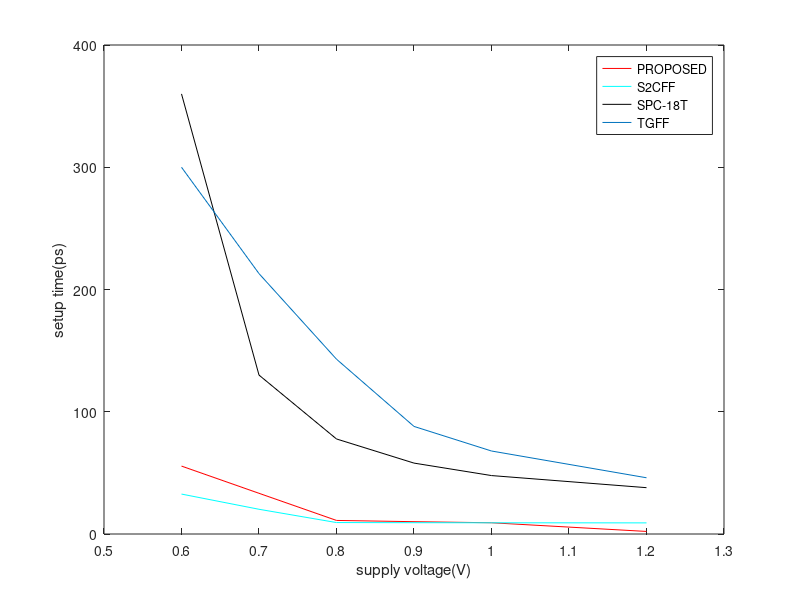
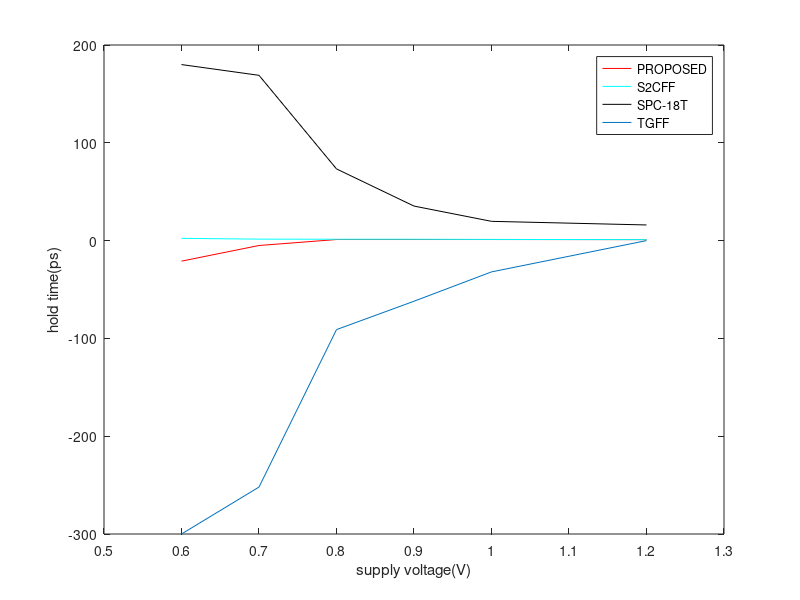
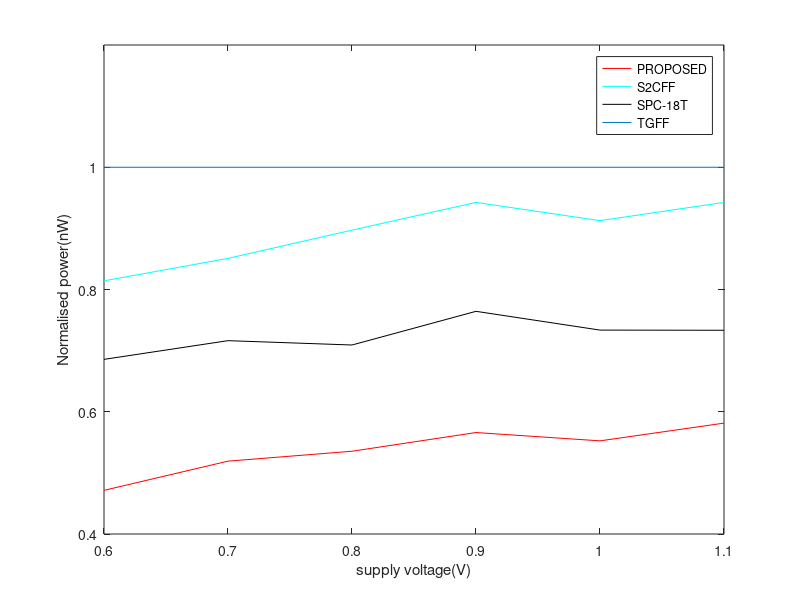
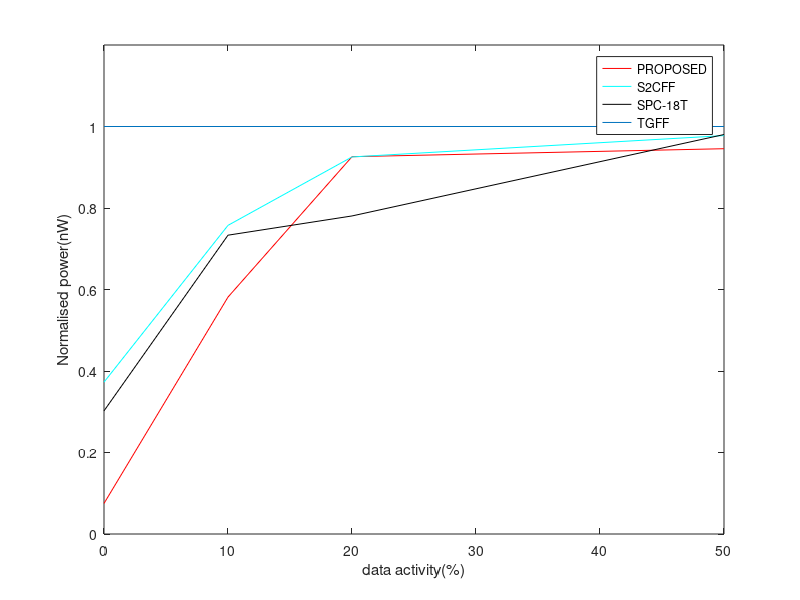

The MATLAB source for these figures, in order:
clc
clear all

su_vol=[ 0.6 0.7 0.8 0.9 1 1.2];
s_pro=[55.56 33.3 11.1 10.08 9.2 2.1];
h_pro=[-21 -5 1.1 1.1 1.1 1 ];
s_s2cff=[32.67 20.23 9.36 9.25 9.18 9.10];
h_s2cff=[2.3 1.5 1.4 1.4 1.2 1];
s_spc=[360 130 77.74 58 47.8 37.9];
h_spc=[180 169 73.3 35.3 19.7 16];
s_tgff=[300 213 143 88 67.89 46];
h_tgff=[-300 -252 -91 -62 -32 0];

n=1;
figure(n)
n=n+1;
plot(su_vol,s_pro,'r')
hold on
plot(su_vol,s_s2cff,'cyan')
plot(su_vol,s_spc,'black')
plot(su_vol,s_tgff)
hold off
legend('PROPOSED' , 'S2CFF' ,'SPC-18T','TGFF');
xlabel('supply voltage(V)')
ylabel('setup time(ps)')

figure(n)
n=n+1;
plot(su_vol,h_pro,'r')
hold on
plot(su_vol,h_s2cff,'cyan')
plot(su_vol,h_spc,'black')
plot(su_vol,h_tgff)
hold off
legend('PROPOSED' , 'S2CFF' ,'SPC-18T','TGFF');
xlabel('supply voltage(V)')
ylabel('hold time(ps)')
%ylim([-100 200])

np_pro=[0.4714 0.5192 0.5354 0.5660 0.5524 0.5814 ];
np_s2cff=[0.8142 0.8509 0.8971 0.9425 0.9126 0.9425];
np_spc=[0.6857 0.7163 0.7092 0.7643 0.7336 0.7333];
np_tgff=[1 1 1 1 1 1];
supply_vol=[0.6 0.7 0.8 0.9 1 1.1];


figure(n)
n=n+1;
plot(supply_vol,np_pro,'r')
hold on
plot(supply_vol,np_s2cff,'cyan')
plot(supply_vol,np_spc,'black')
plot(supply_vol,np_tgff)
hold off
legend('PROPOSED' , 'S2CFF' ,'SPC-18T','TGFF');
xlabel('supply voltage(V)')
ylabel('Normalised power(nW)')
ylim([0.4 1.2])
xlim([0.6 1.1])

npd_pro=[0.075 0.5814 0.9259 0.9455];
npd_s2cff=[0.3727 0.7574 0.9253 0.9777 ];
npd_spc=[0.3022 0.7333 0.7805 0.9803];
npd_tgff=[1 1 1 1];
da=[0 10 20 50];

figure(n)
n=n+1;
plot(da,npd_pro,'r')
hold on
plot(da,npd_s2cff,'cyan')
plot(da,npd_spc,'black')
plot(da,npd_tgff)
hold off
legend('PROPOSED' , 'S2CFF' ,'SPC-18T','TGFF');
xlabel('data activity(%)')
ylabel('Normalised power(nW)')
ylim([0 1.2])
xlim([0 50])